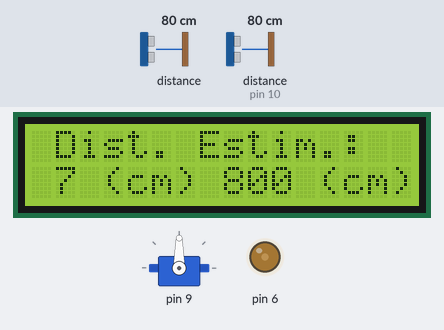
Bench run of a sketch on a simulated Arduino Uno, built with avr-gcc and run on an emulated ATmega328P. On the bench: 16×2 character LCD, servo, output pins drawn as LEDs (lit = HIGH). Wiring (inferred from the names in the program): ultrasonic range finder: trigger pin 11; echo pin 10. Inputs (shaded band) come from the test bench; at power-on: distance to the obstacle (sensor on pin 10) 80 cm, distance to the obstacle 80 cm. The echo pulse lasts 58.3 µs per cm; pins used as bus, display or sensor lines are not drawn; what the sketch prints to the serial monitor is not drawn.

Above: at 1.2 s.
1.3 s: distance to the obstacle (sensor on pin 10) set to 99 cm
At 2.5 s:
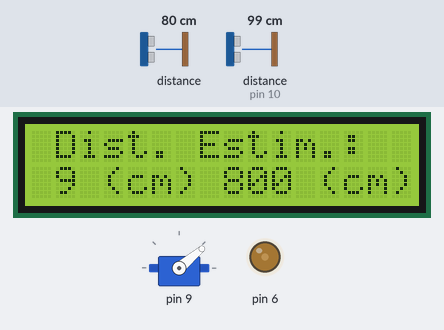
3.3 s: distance to the obstacle (sensor on pin 10) set to 106 cm
At 4.3 s:
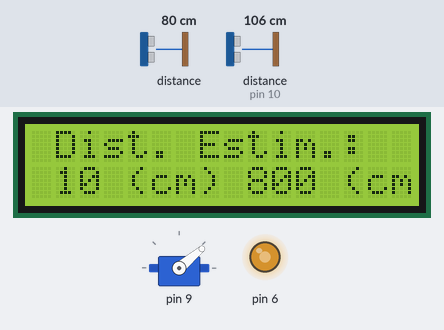
6.3 s: distance to the obstacle (sensor on pin 10) set to 2 cm
At 7.8 s:
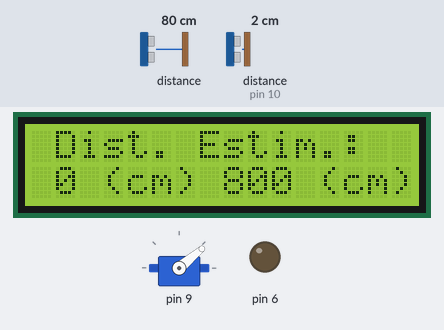
9.3 s: distance to the obstacle (sensor 0) set to 2 cm
At 10.4 s:
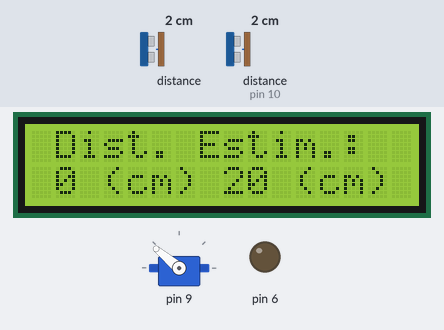
11.2 s: distance to the obstacle (sensor 0) set to 4 cm
At 11.62 s:
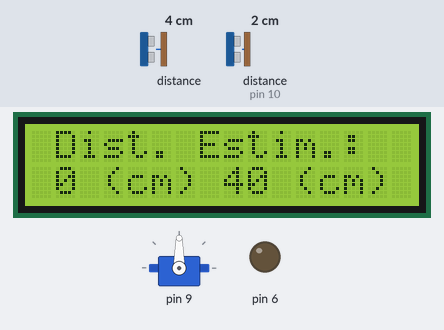
12.9 s: distance to the obstacle (sensor on pin 10) set to 24 cm
At 13.9 s:
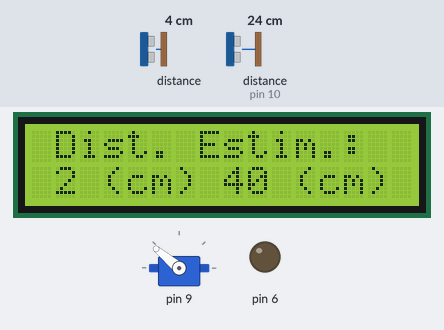
14.7 s: distance to the obstacle (sensor on pin 10) set to 27 cm
Timing chart, 0 to 18.7 s (numbered marks = the images above; inputs shaded):
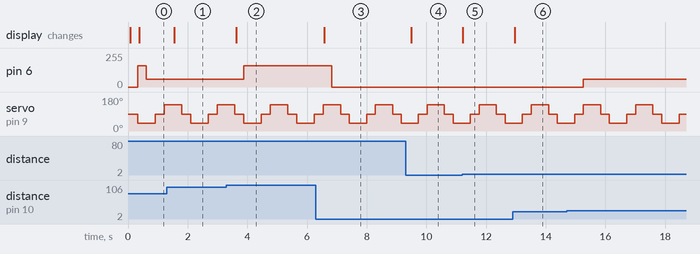

Measured:
- the behaviour switches between 101 and 102 cm on distance to the obstacle (sensor on pin 10) (found by bisection; images 1 and 2)
- after the input at 1.3 s, the display: changes after 0.25 s (image 1)
- after the input at 3.3 s, pin 6: 60/255 → 160/255 after 0.57 s; the display: changes after 0.32 s (image 2)
- after the input at 6.3 s, pin 6: 160/255 → 0/255 after 0.53 s; the display: changes after 0.28 s (image 3)
- after the input at 9.3 s, the display: changes after 0.18 s (image 4)
- after the input at 11.2 s, the display: changes at once (image 5)
- after the input at 12.9 s, the display: changes after 0.07 s (image 6)
- after the input at 14.7 s, pin 6: 0/255 → 60/255 after 0.56 s

The sketch:

ie_arduinouno.ino
```cpp
/* Include standard arduino servo control library */
#include <Servo.h>

#include <LiquidCrystal.h>

#include "VL53L0X.h"

#include <Wire.h>


class InfraredSensor {
public:
    InfraredSensor();
    void setup(int);
    bool rotateLeft();
    bool rotateRight();
    int measure();
    void rotate();
private:
    Servo servo;
    int sensorRotation;
    bool preferLeftRotation = true;

    /* */
    VL53L0X sensor;
    int sampleStartTime = millis();
    /* Sampling rate 10 Hz */
    int samplingRate = 100;

    int rotationStartTime = millis();
    /* Rotation rate 10 Hz */
    int rotationRate = 10;
};

/* */
InfraredSensor::InfraredSensor() {}

/* */
void InfraredSensor::setup(int pin) {
    servo.attach(pin);

    Serial.begin(9600);

    Wire.begin();
    /* Setup I2C interface */
    /* Use 400 kHz I2C */
    Wire.setClock(400000);

    /* Sensor timeout */
    sensor.setTimeout(500);

    if (!sensor.init())//try to initilise the sensor
    {
        /* Sensor does not respond within the timeout time */
        Serial.println("VL53L0X is not responding");
    }
    else
    {
        //SET THE SENSOR TO LONG RANGE MODE
        /* lower the return signal rate limit (default is 0.25 MCPS) */
        sensor.setSignalRateLimit(0.1);
        /* increase laser pulse periods (defaults are 14 and 10 PCLKs) */
        sensor.setVcselPulsePeriod(VL53L0X::VcselPeriodPreRange, 18);
        sensor.setVcselPulsePeriod(VL53L0X::VcselPeriodFinalRange, 14);
        /* Set its timing budget in microseconds longer timing budgets will give more accurate measurements */
        sensor.setMeasurementTimingBudget(40000);
        /* Sets the interval where a measurement can be requested in milliseconds */
        sensor.startContinuous(50);
    }
}

/* */
bool InfraredSensor::rotateLeft() {
    int servoAngle = servo.read();
    if(servoAngle> 60) {
        servoAngle = servoAngle - 50;
        servo.write(servoAngle);
        preferLeftRotation = true;
        return true;
    }
    preferLeftRotation = false;
    return false;
}

/* */
bool InfraredSensor::rotateRight() {
    int servoAngle = servo.read();
    if(servoAngle<120) {
      servoAngle = servoAngle + 50;
      servo.write(servoAngle);
      preferLeftRotation = false;
      return true;
    }
    preferLeftRotation = true;
    return false;
}


int InfraredSensor::measure() {
    int distance = 0;
    if((millis()- sampleStartTime) > samplingRate) {
        distance = sensor.readRangeContinuousMillimeters();
        Serial.println(distance); //Get a reading in millimeters
        sampleStartTime = millis();
    }
    return distance;
}

void InfraredSensor::rotate(){
    if(this->preferLeftRotation) {
      rotateLeft();
    } else {
      rotateRight();
    }
}


class UltrasonicSensor {

public:
    UltrasonicSensor();
    void setup();
    int measure();

private:

    /* */
    int triggerPin = 11;
    int echoPin = 10;

};

UltrasonicSensor::UltrasonicSensor() {}

void UltrasonicSensor::setup() {
    /* */
    pinMode(triggerPin, OUTPUT);
    /* */
    pinMode(echoPin, INPUT);
    /* */
    Serial.begin(9600);
    Serial.println("Ultrasonic Sensor Test");
    Serial.println("with Arduino UNO R3");
}

int UltrasonicSensor::measure() {
    /* Start pulse on state low */
    digitalWrite(triggerPin, LOW);
    delayMicroseconds(2);


    /* Set pulse on state high */
    digitalWrite(triggerPin, HIGH);
    delayMicroseconds(10);

    /* Set pulse on state low */
    digitalWrite(triggerPin, LOW);

    /* Reads the echoPin, returns the sound wave travel time in microseconds */
    long soundWaveTravelTime = pulseIn(echoPin, HIGH);

    /* traveltime of sound wave divided by 2 (go and back) */
    /* 340 m/s = 0.034 cm/us */
    float distanceMeasured = soundWaveTravelTime * 0.034 / 2.0;

    return distanceMeasured;
}

LiquidCrystal liquidCrystal(8, 7, 5, 4, 3, 2);


class LCD {

public:
    LCD();
    void setup();
    void print(int, int);

private:

};

LCD::LCD() {}

void LCD::setup() {
    liquidCrystal.begin(16, 2);
}

void LCD::print(int ultrasonicDistance, int infraredDistance) {

    /* Limpa a tela */
    liquidCrystal.clear();
    /* Posiciona o cursor na coluna 3, linha 0;*/
    liquidCrystal.setCursor(1, 0);
    /* Envia o texto entre aspas para o LCD */
    liquidCrystal.print("Dist. Estim.:");
    liquidCrystal.setCursor(1, 1);
    char buffer[15];

    sprintf(buffer, "%d (cm) %d (cm)", ultrasonicDistance/10, infraredDistance);

    liquidCrystal.print(buffer);
    delay(250);
}

InfraredSensor infraredSensor;

UltrasonicSensor ultrasonicSensor;

LCD lcd;

void setup() {
    // put your setup code here, to run once:
    ultrasonicSensor.setup();

    lcd.setup();

    /* */
    pinMode(6, OUTPUT);

    //
    infraredSensor.setup(9);

}

void loop() {

    int ultrasonicMeasure = ultrasonicSensor.measure();

    int infraredMeasure = infraredSensor.measure();

    lcd.print(ultrasonicMeasure, infraredMeasure);

    infraredSensor.rotate();

    if(ultrasonicMeasure < 25) {
      /*Write 0V on ESP port (go reverse) */
      analogWrite(6, 0);
    } else if(ultrasonicMeasure < 45 || (infraredMeasure > 0 && infraredMeasure < 200) ) {
      /*Write 1.2V on ESP port (go left or right) */
      analogWrite(6, 60);
    } else {
      /*Write 3.3V on ESP port (go front) */
      analogWrite(6, 160);
    }

}
```
